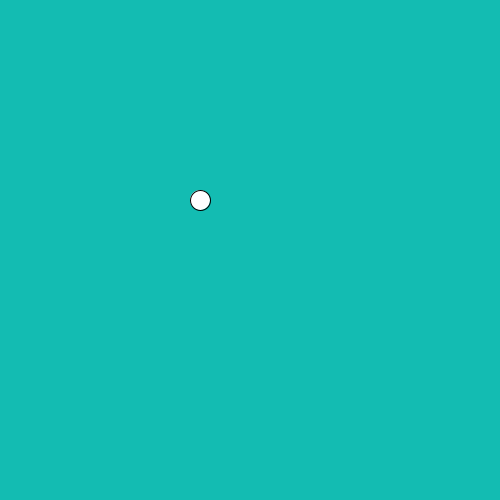
Frame 1 (no input)
Frame 60 (the mouse pressed at the canvas centre just before this capture): identical to frame 1, image omitted
Frame 120 (the mouse held since frame 60 and released just before this capture): identical to frame 1, image omitted

The Processing sketch that drew this single still picture (run headless with seeded random() and noise(); from frame 60 on, the mouse is pressed at the canvas centre):

// Processing sketch: slippery_dot
// ── slippery_dot.pde
 // 1. Create three integer variables to represent the x, y, and the size of the ellipse
    int x = 200; int y = 200; int size= 20;   
    void setup() {
      // 2. Set the size of your sketch
    size(500,500);
    }
    
    void draw() {
      // 3. Set the background color of your sketch
      background(#13BCB2);
      // 4. Draw an ellipse. Make sure it fits in the window.
      ellipse(x, y, size, size);
      // Use the variables created at the top of the sketch, 
      
      // for the location and size of your ellipse
    
    }
    
    void mousePressed() {
      //5. Create an integer variable called distance
     int distance;
      //6. Set the value of the distance variable to the value returned by the getDistance method
      distance = getDistance(mouseX, mouseY, x,y);
      //   Pass the mouse's x and y (mouseX and mouseY) and the x and y of your ellipse to the method.
        
          
      //7.  Use an if statement to check if the distance variable is < the radius of the ellipse
      if (distance < size){
        
        x = (int) random(0,500);
        y = (int) random(0,500);
        
        
      }
      
      //    If it is, set a new x and y for the ellipse, using a random location on the window
      
      //    Hint: Use the Processing random() function
       
      
    }
    
    int getDistance(int x1, int y1, int x2, int y2) {
      return (int)Math.sqrt(Math.pow((x1-x2),2) + Math.pow((y1-y2),2));
    }
